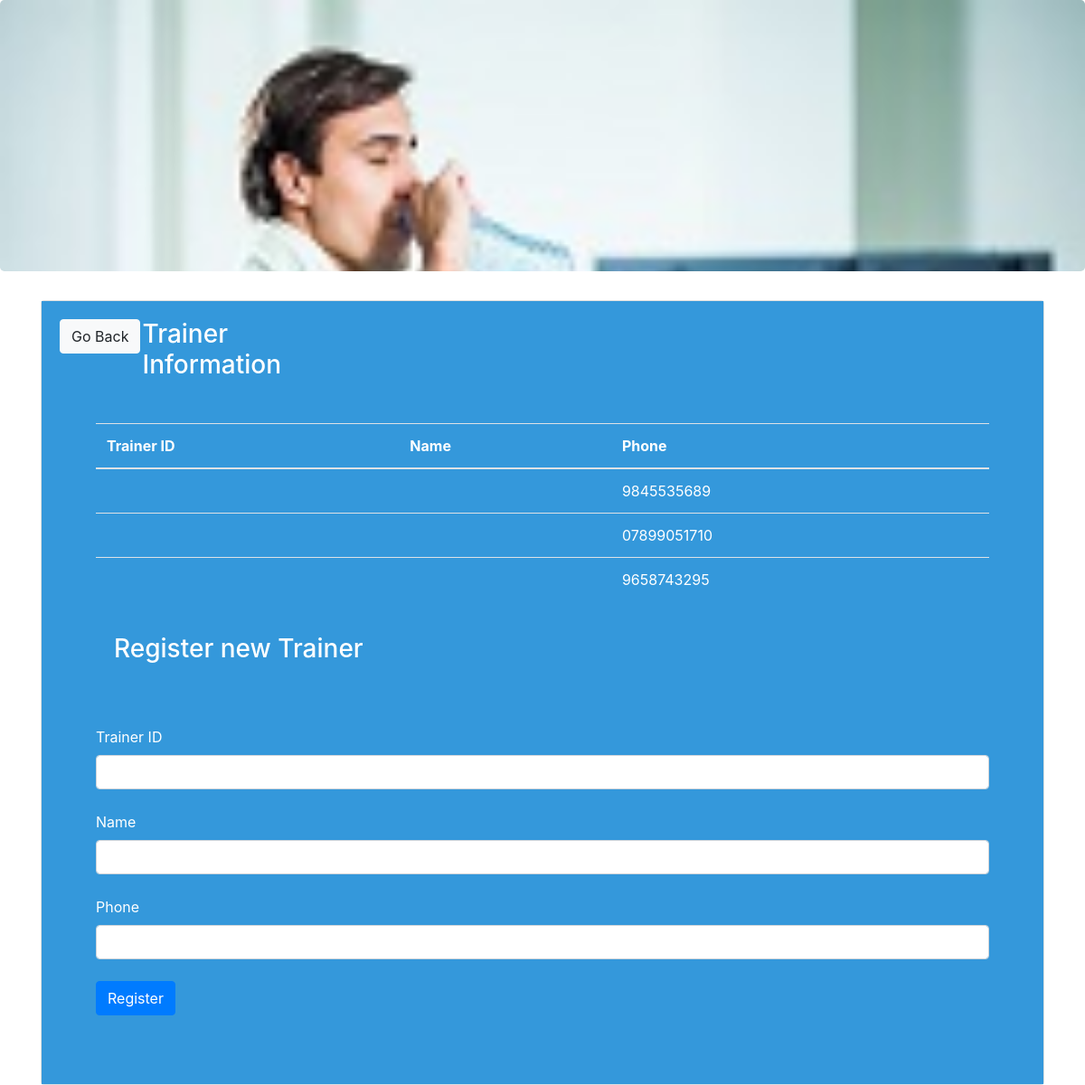
The app's page /trainer.php with its own data.
### tables this page shows
CREATE TABLE `trainer` (
  
`trainerid` int(30) NOT NULL,
 
 `name` varchar(40) NOT NULL,

  `email` varchar(30) NOT NULL,
  
`phone` varchar(30) NOT NULL,

  `traineruid` varchar(30) NOT NULL,
  
`trainerpwd` varchar(30) NOT NULL,

  `gender` varchar(10) DEFAULT NULL
);

### func.php (the view, shortened to what this page needs)
<?php
$con=mysqli_connect("localhost:3306","root","","fitness_management");
function get_trainer(){
    global $con;
    $query="select * from Trainer";
    $result=mysqli_query($con,$query);
    while($row=mysqli_fetch_array($result)){
        $Trainer_id=$row ['Trainer_id'];
        $Name=$row['Name'];
        $phone=$row['phone'];
        echo"<tr>
        <td>$Trainer_id</td>
        <td>$Name</td>
            <td>$phone</td>
        </tr>";
    }
}
?>

### records on screen
trainer: phone "9845535689"
trainer: phone "07899051710"
trainer: phone "9658743295"
